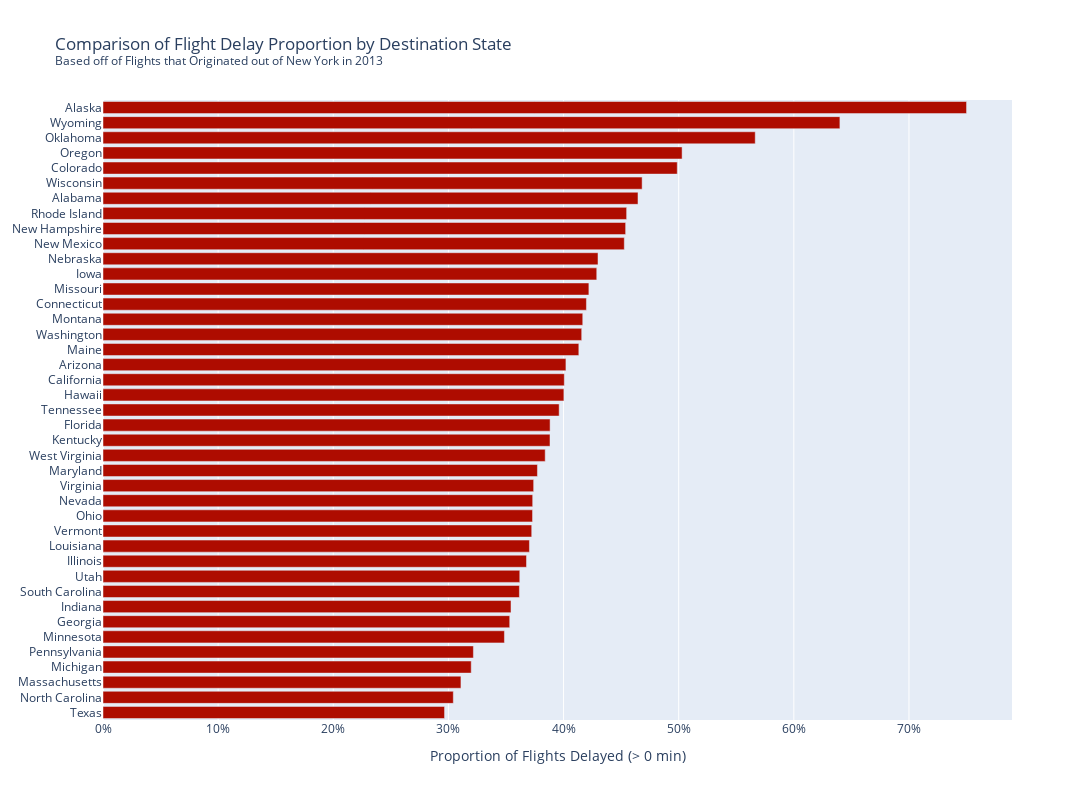

Notebook code cell kept with this figure:
### Markdown cell above
## Which Destintion States Are Most Prone to Flight Delays (from Flights that Came Out of New York in 2013)?

### Code cell
fig_1.show()

### Figure 1 — Plotly figure (JSON) as saved in the notebook; plotly's stock layout.template omitted (floating-point values rounded to 4 significant figures)
{"data": [{"customdata": [["ANC", 8], ["JAC", 25], ["OKC", 346], ["PDX", 1354], ["DEN", 7266], ["MKE", 2802], ["BHM", 297], ["PVD", 376], ["MHT", 1009], ["ABQ", 254], ["OMA", 849], ["DSM", 569], ["STL", 4339], ["BDL", 443], ["BZN", 36], ["SEA", 3923], ["PWM", 2352], ["PHX", 4656], ["LAX", 16174], ["HNL", 707], ["BNA", 6333], ["MCO", 14082], ["CVG", 3941], ["CRW", 138], ["BWI", 1781], ["IAD", 5700], ["LAS", 5997], ["CLE", 4573], ["BTV", 2589], ["MSY", 3799], ["ORD", 17283], ["SLC", 2467], ["CHS", 2884], ["IND", 2077], ["ATL", 17215], ["MSP", 7185], ["PHL", 1632], ["DTW", 9384], ["BOS", 15508], ["CLT", 14064], ["DFW", 8738]], "hovertemplate": "Proportion of Flights Delayed (> 0 min)=%{x:.1%}<br>State=%{y}<br>Airport Code=%{customdata[0]}<br>total_flights=%{customdata[1]:,d}<extra></extra>", "legendgroup": "", "marker": {"color": "#ae0c00", "pattern": {"shape": ""}}, "name": "", "orientation": "h", "showlegend": false, "textposition": "auto", "type": "bar", "x": [0.75, 0.64, 0.5665, 0.503, 0.4988, 0.4682, 0.4646, 0.4548, 0.4539, 0.4528, 0.4299, 0.4288, 0.422, 0.4199, 0.4167, 0.4158, 0.4133, 0.4021, 0.4006, 0.4003, 0.3962, 0.3883, 0.3882, 0.3841, 0.3773, 0.374, 0.3732, 0.3731, 0.3723, 0.3704, 0.3678, 0.362, 0.3617, 0.3544, 0.3532, 0.3486, 0.3217, 0.3198, 0.3109, 0.3043, 0.2966], "xaxis": "x", "y": ["Alaska", "Wyoming", "Oklahoma", "Oregon", "Colorado", "Wisconsin", "Alabama", "Rhode Island", "New Hampshire", "New Mexico", "Nebraska", "Iowa", "Missouri", "Connecticut", "Montana", "Washington", "Maine", "Arizona", "California", "Hawaii", "Tennessee", "Florida", "Kentucky", "West Virginia", "Maryland", "Virginia", "Nevada", "Ohio", "Vermont", "Louisiana", "Illinois", "Utah", "South Carolina", "Indiana", "Georgia", "Minnesota", "Pennsylvania", "Michigan", "Massachusetts", "North Carolina", "Texas"], "yaxis": "y"}], "layout": {"barmode": "relative", "coloraxis": {"showscale": false}, "height": 800, "legend": {"tracegroupgap": 0}, "title": {"text": "Comparison of Flight Delay Proportion by Destination State <br><sup>Based off of Flights that Originated out of New York in 2013</sup>"}, "width": 1200, "xaxis": {"anchor": "y", "domain": [0, 1], "tickformat": ".0%", "title": {"text": "Proportion of Flights Delayed (> 0 min)"}}, "yaxis": {"anchor": "x", "categoryorder": "total ascending", "domain": [0, 1], "title": {}}}}
